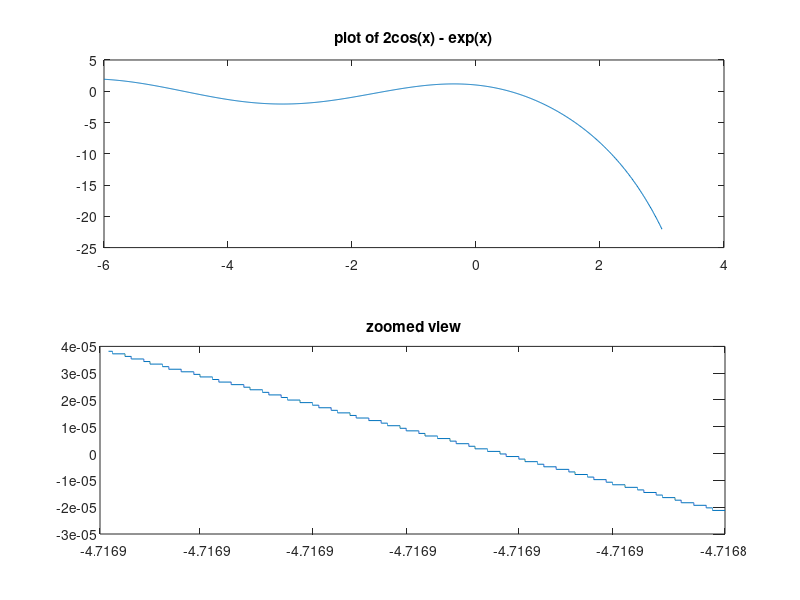
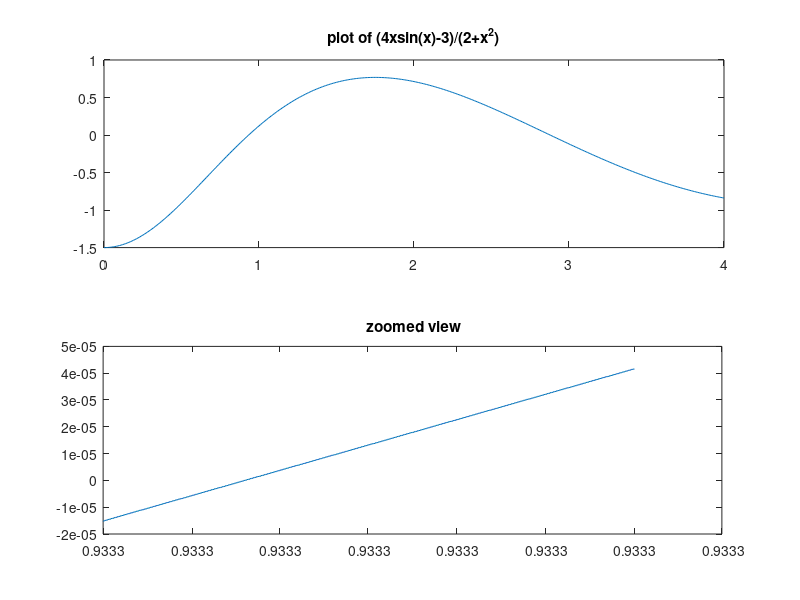
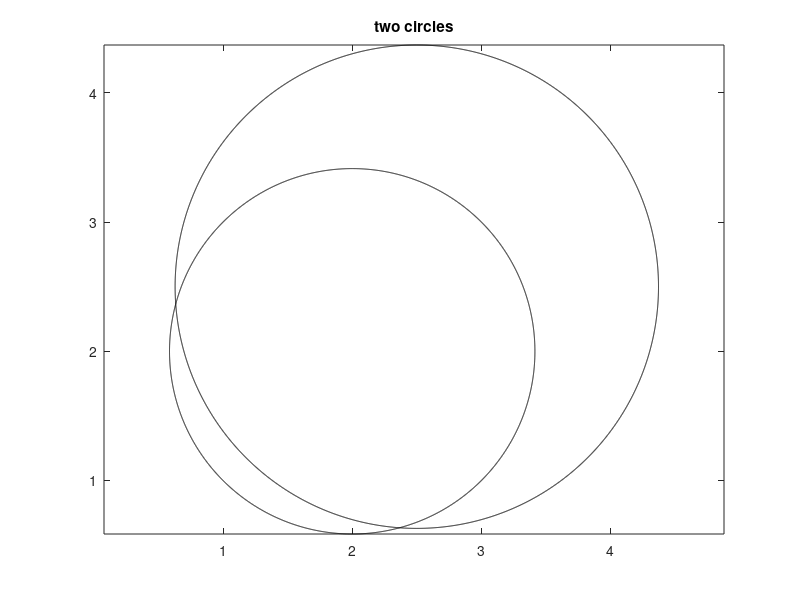

These charts were generated, in order, by the following MATLAB code:
disp("5)");
x=[0:1:12]*pi/6;
A=[x ; sin(x) ; cos(x)]';
disp("      x      sin(x)    cos(x) ");
disp("   ===========================");
disp(A);

figure(1);
%  Plot function over large interval.
subplot(2,1,1)
x = [-6:.01:3];
plot(x,2*cos(x)-exp(x))  
title('plot of 2cos(x) - exp(x)')

%  Zoom in on smaller interval about one root.
subplot(2,1,2)
minx=-4.71688;
maxx=-4.71685;
dx=(maxx-minx)/10000;
xx = [minx:dx:maxx];
plot(xx,2*cos(xx)-exp(xx))  
title('zoomed view')

disp("\n6a)");
fprintf("zero estimated at:-4.717\n");


disp("\n6b)");

figure(2);
%  Plot function over large interval.
subplot(2,1,1)
x = [0:.01:4];
f=@(x) (4*x.*sin(x)-3)./(2+x.^2);
plot(x,f(x))  
title("plot of (4xsin(x)-3)/(2+x^2)")

%  Zoom in on smaller interval about one root.
subplot(2,1,2)
minx=.9333;
maxx=.93333;
dx=(maxx-minx)/10000;
xx = [minx:dx:maxx];
plot(xx,f(xx))  
title('zoomed view')


fprintf("zero estimated at:.933\n");

figure(3);
circ=@(x,y,r) plot(x+r*sin([0:.001:2*pi]),x+r*cos([0:.001:2*pi]),'k-');
circ(2,1,sqrt(2));
hold on;
title("two circles");
circ(2.5,0,sqrt(3.5));
axis equal;

disp("");
disp("7)");
disp("one intersect is at (.63,2.37), the other is at (2.37,.63)");

disp("");
disp("8)");
A=magic(5);
disp("magic square");
disp(A);
disp("sum of colums");
disp(sum(A));
disp("sum of rows");
disp(sum(A.'));
disp("sum of diagonals");
D=[0 0];
for i=[1:5]
	D(1)=D(1)+A(i,i);
	D(2)=D(2)+A(i,6-i);
end
disp(D);
